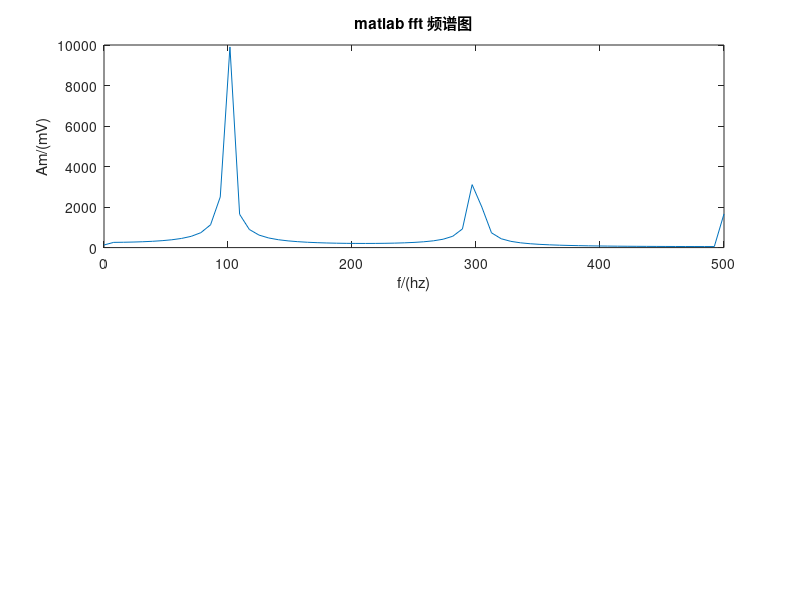

Recreate this plot in MATLAB.

%% 采样参数
Fs=1e3;
T=1/Fs;        
length = 128;
t=(0:length-1)*T;
%% 生成测试信号
f1 = 100;
%f2 = 300;
s1 = square(2*pi*f1*t);    
%s2 = 0 + cos(2*pi*f2*t);
%s11 = 0 + cos(2*pi*f1*t)*1i;    
%s21 = 0 + cos(2*pi*f2*t)*1i;
%signalN = s1 + s2 ;
%signalN1 = s11 + s21;
signalN = s1;
data_before_fft = fix(8*1024*signalN);  %系数放大2^13倍
%data_before_fft1 = fix(8*1024*signalN1);  %系数放大2^13倍
%data_before_fft = signalN;
%% 生成输入数据txt，让fpga调用
%fp = fopen('C:\FFT\Common_IPs\FFT_NEW\testbench\matlab\data_before_fft.txt','w');
fp = fopen('C:\FFT\Common_IPs\FFT_NEW\testbench\matlab\data3\data_before_fft.txt','w');

for K = 1:length
   if(data_before_fft(K)>=0)
       temp= dec2bin(data_before_fft(K),16);
   else
       temp= dec2bin(data_before_fft(K)+2^16,16);
   end
%fprintf(fp,'0000000000000000');
    for j=1:16
        
        fprintf(fp,'%s',temp(j));
    end
    fprintf(fp,'0000000000000000'); %虚部补0
    
    fprintf(fp,'\r\n');
end
fclose(fp);
%% 把测试信号fft
%data_after_fft1 = DIF_FFT_2(data_before_fft, 128);
data_after_fft1 = fft(data_before_fft,128);
data_after_fft = data_after_fft1.';
data_real = fix(real(data_after_fft));
data_imag = fix(imag(data_after_fft));
%% 生成测试结果txt
fp_real = fopen('out_real.txt','w');
for K = 1:length
   if(data_real(K)>=0)
       temp_real= dec2bin((data_real(K)/128),16);
   else
       temp_real= dec2bin((data_real(K)/128)+2^16,16);
   end
    for j=1:16
        fprintf(fp_real,'%s',temp_real(j));
    end
    fprintf(fp_real,'\r\n');
end
fp_imag = fopen('out_imag.txt','w');
for K = 1:length
   if(data_imag(K)>=0)
       temp_imag= dec2bin(data_imag(K)/128,16);
   else
       temp_imag= dec2bin(data_imag(K)/128+2^16, 16);
   end
    for j=1:16
        fprintf(fp_imag,'%s',temp_imag(j));
    end
    fprintf(fp_imag,'\r\n');
end
%% 画理想fft频谱图
n = 0:(length-1);
%N = bitrevorder(n);
N = n;
for K = 1:length
    data_after_fft2(K)=data_after_fft1(N(K)+1);
end
P2 = abs(data_after_fft2/length);
P1 = P2(1:length/2+1);
P1(2:end-1) = 2*P1(2:end-1);
f = Fs*(0:(length/2))/length;
subplot(2,1,1)
plot(f,P1)
xlabel('f/(hz)');
ylabel('Am/(mV)');
title('matlab fft 频谱图');

%% 基2 DIF FFT函数
function [Xk]=DIF_FFT_2(xn,N);
M=log2(N);
for m=0:M-1
    Num_of_Group=2^m;
    Interval_of_Group=N/2^m;
    Interval_of_Unit=N/2^(m+1);
    Cycle_Count=N/2^(m+1)-1;
    Wn=exp(-j*2*pi/Interval_of_Group);
    for g=1:Num_of_Group 
        Interval_1=(g-1)*Interval_of_Group;
        Interval_2=(g-1)*Interval_of_Group+Interval_of_Unit;
        for r=0:Cycle_Count;
            k=r+1;
            xn(k+Interval_1)=xn(k+Interval_1)+xn(k+Interval_2);
            xn(k+Interval_2)=[xn(k+Interval_1)-xn(k+Interval_2)-xn(k+Interval_2)]*Wn^r;
        end
    end
end
Xk = xn;
end